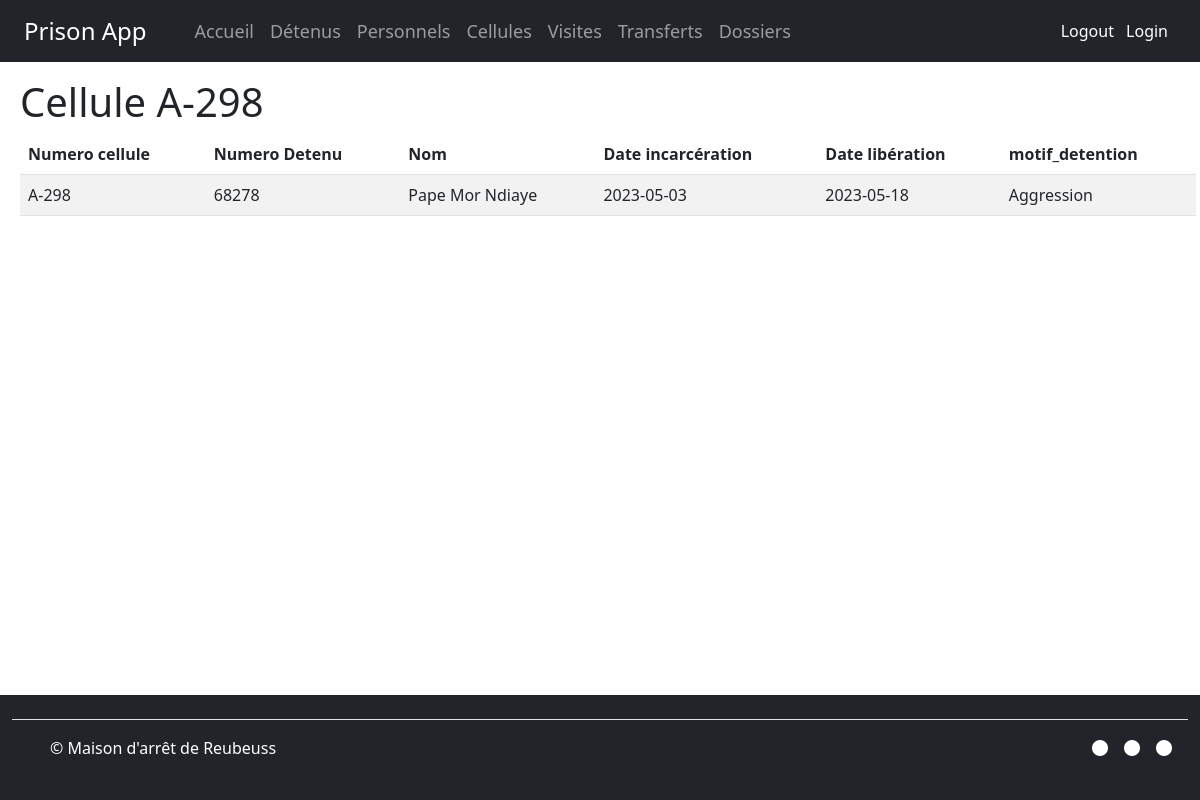
/cellule/info_cellule/3, run on the app's committed database.
### prisonApp/models.py (models this page shows, shortened)
class Cellules(db.Model):
    id_cellule = db.Column(db.Integer, primary_key=True)
    numero = db.Column(db.Text, nullable=False)
    capacite = db.Column(db.Integer, nullable=False)
    statut = db.Column(db.Text, nullable=False)

class Detenus(db.Model):
    numero_detenu = db.Column(db.Integer, primary_key=True)
    nom = db.Column(db.String(50), nullable=False)
    date_incarceration = db.Column(db.Date, nullable=False)
    date_liberation = db.Column(db.Date, nullable=False)
    motif_detention = db.Column(db.Text, nullable=False)
    id_cellule = db.Column(db.Integer, db.ForeignKey('cellules.id_cellule'), nullable=False)

### prisonApp/views.py (the view)
@app.route('/cellule/info_cellule/<id_cellule>')
def info_cellule(id_cellule):
    detenus = Detenus.query.filter_by(id_cellule=id_cellule)
    cellule = Cellules.query.filter_by(id_cellule=id_cellule).first()
    return render_template('cellule/info_cellule.html', detenus=detenus, cellule=cellule)

### prisonApp/templates/cellule/info_cellule.html
{% extends 'base.html' %}
{% block content %}
<div class="row">
    <h1>Cellule {{cellule.numero}}</h1>
</div>
{% if detenus.count() == 0 %}
    <div class="alert alert-primary col-12 text-center">
        <h3>Cette cellule est vide</h3>
    </div>
{% else %}
    <table class="table table-striped">
            <thead class="thead-dark">
                <tr>
                    <th>Numero cellule</th>
                    <th>Numero Detenu</th>
                    <th>Nom</th>
                    <th>Date incarcération</th>
                    <th>Date libération</th>
                    <th>motif_detention</th>
                </tr>
            </thead>
            {% for i in detenus %}
            <tr>
                <td>{{ cellule.numero }}</td>
                <td>{{ i.numero_detenu  }}</td>
                <td>{{ i.nom  }}</td>
                <td>{{ i.date_incarceration  }}</td>
                <td>{{ i.date_liberation  }}</td>
                <td>{{ i.motif_detention  }}</td>
            </tr>
             {% endfor %}
        </table>
{% endif %}
{% endblock %}

### prisonApp/static/css/style.css (style rules this page uses)
body { display: flex; flex-direction: column; }

### data on the page
Cellules: numero "A-298"
Detenus: numero_detenu "68278", nom "Pape Mor Ndiaye", date_incarceration "2023-05-03", date_liberation "2023-05-18", motif_detention "Aggression"
